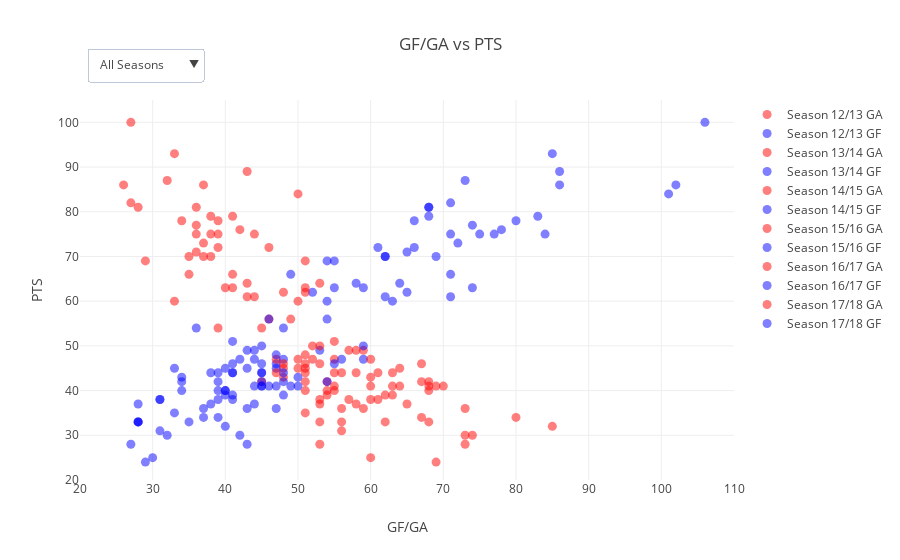

The notebook cell this image was saved under:
### Code cell
seasons = ['13', '14', '15', '16', '17', '18']
data = []
for season in seasons:
    season_data = dict(
            x = df.loc[df['Season'] == int(season),'GA'],
            y = df.loc[df['Season'] == int(season), 'PTS'],
            name = str('Season ' + str(int(season) - 1) + '/' + season + ' GA'),
            mode = 'markers',
            marker = dict(
                    size = 9,
                    color = 'red',
                    opacity = 0.5),
            text = df.loc[df['Season'] == int(season), 'Team'] + '<br>' + 'Season ' +
                str(int(season) - 1) + '/' + season + '<br>' +
                'Rank: ' + df.loc[df['Season'] == int(season), 'Rank'].apply(str) + '<br>'
                'GA: ' + df.loc[df['Season'] == int(season), 'GA'].apply(str),
            type = 'scatter',
            hoverinfo = 'text'
        )
    season_data2 = dict(
            x = df.loc[df['Season'] == int(season),'GF'],
            y = df.loc[df['Season'] == int(season), 'PTS'],
            name = str('Season ' + str(int(season) - 1) + '/' + season + ' GF'),
            mode = 'markers',
            marker = dict(
                size = 9,
                color = 'blue',
                opacity = 0.5),
            text = df.loc[df['Season'] == int(season), 'Team'] + '<br>' + 'Season ' +
                str(int(season) - 1) + '/' + season + '<br>' +
                'Rank: ' + df.loc[df['Season'] == int(season), 'Rank'].apply(str) + '<br>'
                'GF: ' + df.loc[df['Season'] == int(season), 'GF'].apply(str),
            type = 'scatter',
            hoverinfo = 'text'
        )
    data.append(season_data)
    data.append(season_data2)
    
layout = go.Layout(
    title = 'GF/GA vs PTS',
    yaxis = dict(
        title = 'PTS',
        range = [20, 105]
    ),
    xaxis = dict(
        title = 'GF/GA',
        range = [20, 110]
    ),
    hovermode = 'closest',

)

updatemenus = list([
    dict(
         buttons = list([
            dict(label = 'All Seasons',
                 method = 'update',
                 args = [{'visible': [1]}]),
            dict(label = 'Season 12/13',
                 method = 'update',
                 args = [{'visible': [True, True, False, False, False, False, False, False, False, False, False, False]}]),
            dict(label = 'Season 13/14',
                 method = 'update',
                 args = [{'visible': [False, False, True, True, False, False, False, False, False, False, False, False]}]),
             dict(label = 'Season 14/15',
                 method = 'update',
                 args = [{'visible': [False, False, False, False, True, True, False, False, False, False, False, False]}]),
             dict(label = 'Season 15/16',
                 method = 'update',
                 args = [{'visible': [False, False, False, False, False, False, True, True, False, False, False, False]}]),
             dict(label = 'Season 16/17',
                 method = 'update',
                 args = [{'visible': [False, False, False, False, False, False, False, False, True, True, False, False]}]),
             dict(label = 'Season 17/18',
                 method = 'update',
                 args = [{'visible': [False, False, False, False, False, False, False, False, False, False, True, True]}]),
            
        ]),
        # direction where the drop-down expands when opened
        direction = 'down',
        # positional arguments
        x = 0.01,
        xanchor = 'left',
        y = 1.05,
        yanchor = 'bottom',
       
    )
])

# assign the list of dictionaries to the layout dictionary
layout['updatemenus'] = updatemenus

fig = go.Figure(data=data, layout=layout)
iplot(fig)

### Figure 1 — Plotly figure (JSON) as saved in the notebook; plotly's stock layout.template omitted (floating-point values rounded to 4 significant figures)
{"data": [{"hoverinfo": "text", "marker": {"color": "red", "opacity": 0.5, "size": 9}, "mode": "markers", "name": "Season 12/13 GA", "text": ["Arsenal<br>Season 12/13<br>Rank: 4<br>GA: 37", "Aston Villa<br>Season 12/13<br>Rank: 15<br>GA: 69", "Chelsea<br>Season 12/13<br>Rank: 3<br>GA: 39", "Everton<br>Season 12/13<br>Rank: 6<br>GA: 40", "Fulham<br>Season 12/13<br>Rank: 12<br>GA: 60", "Liverpool<br>Season 12/13<br>Rank: 7<br>GA: 43", "Manchester City<br>Season 12/13<br>Rank: 2<br>GA: 34", "Manchester Utd<br>Season 12/13<br>Rank: 1<br>GA: 43", "Newcastle Utd<br>Season 12/13<br>Rank: 16<br>GA: 68", "Norwich City<br>Season 12/13<br>Rank: 11<br>GA: 58", "QP Rangers<br>Season 12/13<br>Rank: 20<br>GA: 60", "Reading<br>Season 12/13<br>Rank: 19<br>GA: 73", "Southampton<br>Season 12/13<br>Rank: 14<br>GA: 60", "Stoke City<br>Season 12/13<br>Rank: 13<br>GA: 45", "Sunderland<br>Season 12/13<br>Rank: 17<br>GA: 54", "Swansea City<br>Season 12/13<br>Rank: 9<br>GA: 51", "Tottenham<br>Season 12/13<br>Rank: 5<br>GA: 46", "West Bromwich<br>Season 12/13<br>Rank: 8<br>GA: 57", "West Ham Utd<br>Season 12/13<br>Rank: 10<br>GA: 53", "Wigan<br>Season 12/13<br>Rank: 18<br>GA: 73"], "type": "scatter", "uid": "01441988-d5bd-11e8-953d-acde48001122", "x": [37, 69, 39, 40, 60, 43, 34, 43, 68, 58, 60, 73, 60, 45, 54, 51, 46, 57, 53, 73], "y": [73, 41, 75, 63, 43, 61, 78, 89, 41, 44, 25, 28, 41, 42, 39, 46, 72, 49, 46, 36]}, {"hoverinfo": "text", "marker": {"color": "blue", "opacity": 0.5, "size": 9}, "mode": "markers", "name": "Season 12/13 GF", "text": ["Arsenal<br>Season 12/13<br>Rank: 4<br>GF: 72", "Aston Villa<br>Season 12/13<br>Rank: 15<br>GF: 47", "Chelsea<br>Season 12/13<br>Rank: 3<br>GF: 75", "Everton<br>Season 12/13<br>Rank: 6<br>GF: 55", "Fulham<br>Season 12/13<br>Rank: 12<br>GF: 50", "Liverpool<br>Season 12/13<br>Rank: 7<br>GF: 71", "Manchester City<br>Season 12/13<br>Rank: 2<br>GF: 66", "Manchester Utd<br>Season 12/13<br>Rank: 1<br>GF: 86", "Newcastle Utd<br>Season 12/13<br>Rank: 16<br>GF: 45", "Norwich City<br>Season 12/13<br>Rank: 11<br>GF: 41", "QP Rangers<br>Season 12/13<br>Rank: 20<br>GF: 30", "Reading<br>Season 12/13<br>Rank: 19<br>GF: 43", "Southampton<br>Season 12/13<br>Rank: 14<br>GF: 49", "Stoke City<br>Season 12/13<br>Rank: 13<br>GF: 34", "Sunderland<br>Season 12/13<br>Rank: 17<br>GF: 41", "Swansea City<br>Season 12/13<br>Rank: 9<br>GF: 47", "Tottenham<br>Season 12/13<br>Rank: 5<br>GF: 66", "West Bromwich<br>Season 12/13<br>Rank: 8<br>GF: 53", "West Ham Utd<br>Season 12/13<br>Rank: 10<br>GF: 45", "Wigan<br>Season 12/13<br>Rank: 18<br>GF: 47"], "type": "scatter", "uid": "01442806-d5bd-11e8-9a00-acde48001122", "x": [72, 47, 75, 55, 50, 71, 66, 86, 45, 41, 30, 43, 49, 34, 41, 47, 66, 53, 45, 47], "y": [73, 41, 75, 63, 43, 61, 78, 89, 41, 44, 25, 28, 41, 42, 39, 46, 72, 49, 46, 36]}, {"hoverinfo": "text", "marker": {"color": "red", "opacity": 0.5, "size": 9}, "mode": "markers", "name": "Season 13/14 GA", "text": ["Arsenal<br>Season 13/14<br>Rank: 4<br>GA: 41", "Aston Villa<br>Season 13/14<br>Rank: 15<br>GA: 61", "Cardiff City<br>Season 13/14<br>Rank: 20<br>GA: 74", "Chelsea<br>Season 13/14<br>Rank: 3<br>GA: 27", "Crystal Palace<br>Season 13/14<br>Rank: 11<br>GA: 48", "Everton<br>Season 13/14<br>Rank: 5<br>GA: 39", "Fulham<br>Season 13/14<br>Rank: 19<br>GA: 85", "Hull City<br>Season 13/14<br>Rank: 16<br>GA: 53", "Liverpool<br>Season 13/14<br>Rank: 2<br>GA: 50", "Manchester City<br>Season 13/14<br>Rank: 1<br>GA: 37", "Manchester Utd<br>Season 13/14<br>Rank: 7<br>GA: 43", "Newcastle Utd<br>Season 13/14<br>Rank: 10<br>GA: 59", "Norwich City<br>Season 13/14<br>Rank: 18<br>GA: 62", "Southampton<br>Season 13/14<br>Rank: 8<br>GA: 46", "Stoke City<br>Season 13/14<br>Rank: 9<br>GA: 52", "Sunderland<br>Season 13/14<br>Rank: 14<br>GA: 60", "Swansea City<br>Season 13/14<br>Rank: 12<br>GA: 54", "Tottenham<br>Season 13/14<br>Rank: 6<br>GA: 51", "West Bromwich<br>Season 13/14<br>Rank: 17<br>GA: 59", "West Ham Utd<br>Season 13/14<br>Rank: 13<br>GA: 51"], "type": "scatter", "uid": "014428e2-d5bd-11e8-915f-acde48001122", "x": [41, 61, 74, 27, 48, 39, 85, 53, 50, 37, 43, 59, 62, 46, 52, 60, 54, 51, 59, 51], "y": [79, 38, 30, 82, 45, 72, 32, 37, 84, 86, 64, 49, 33, 56, 50, 38, 42, 69, 36, 40]}, {"hoverinfo": "text", "marker": {"color": "blue", "opacity": 0.5, "size": 9}, "mode": "markers", "name": "Season 13/14 GF", "text": ["Arsenal<br>Season 13/14<br>Rank: 4<br>GF: 68", "Aston Villa<br>Season 13/14<br>Rank: 15<br>GF: 39", "Cardiff City<br>Season 13/14<br>Rank: 20<br>GF: 32", "Chelsea<br>Season 13/14<br>Rank: 3<br>GF: 71", "Crystal Palace<br>Season 13/14<br>Rank: 11<br>GF: 33", "Everton<br>Season 13/14<br>Rank: 5<br>GF: 61", "Fulham<br>Season 13/14<br>Rank: 19<br>GF: 40", "Hull City<br>Season 13/14<br>Rank: 16<br>GF: 38", "Liverpool<br>Season 13/14<br>Rank: 2<br>GF: 101", "Manchester City<br>Season 13/14<br>Rank: 1<br>GF: 102", "Manchester Utd<br>Season 13/14<br>Rank: 7<br>GF: 64", "Newcastle Utd<br>Season 13/14<br>Rank: 10<br>GF: 43", "Norwich City<br>Season 13/14<br>Rank: 18<br>GF: 28", "Southampton<br>Season 13/14<br>Rank: 8<br>GF: 54", "Stoke City<br>Season 13/14<br>Rank: 9<br>GF: 45", "Sunderland<br>Season 13/14<br>Rank: 14<br>GF: 41", "Swansea City<br>Season 13/14<br>Rank: 12<br>GF: 54", "Tottenham<br>Season 13/14<br>Rank: 6<br>GF: 55", "West Bromwich<br>Season 13/14<br>Rank: 17<br>GF: 43", "West Ham Utd<br>Season 13/14<br>Rank: 13<br>GF: 40"], "type": "scatter", "uid": "01442982-d5bd-11e8-a7d5-acde48001122", "x": [68, 39, 32, 71, 33, 61, 40, 38, 101, 102, 64, 43, 28, 54, 45, 41, 54, 55, 43, 40], "y": [79, 38, 30, 82, 45, 72, 32, 37, 84, 86, 64, 49, 33, 56, 50, 38, 42, 69, 36, 40]}, {"hoverinfo": "text", "marker": {"color": "red", "opacity": 0.5, "size": 9}, "mode": "markers", "name": "Season 14/15 GA", "text": ["Arsenal<br>Season 14/15<br>Rank: 3<br>GA: 36", "Aston Villa<br>Season 14/15<br>Rank: 17<br>GA: 57", "Burnley<br>Season 14/15<br>Rank: 19<br>GA: 53", "Chelsea<br>Season 14/15<br>Rank: 1<br>GA: 32", "Crystal Palace<br>Season 14/15<br>Rank: 10<br>GA: 51", "Everton<br>Season 14/15<br>Rank: 11<br>GA: 50", "Hull City<br>Season 14/15<br>Rank: 18<br>GA: 51", "Leicester City<br>Season 14/15<br>Rank: 14<br>GA: 55", "Liverpool<br>Season 14/15<br>Rank: 6<br>GA: 48", "Manchester City<br>Season 14/15<br>Rank: 2<br>GA: 38", "Manchester Utd<br>Season 14/15<br>Rank: 4<br>GA: 37", "Newcastle Utd<br>Season 14/15<br>Rank: 15<br>GA: 63", "QP Rangers<br>Season 14/15<br>Rank: 20<br>GA: 73", "Southampton<br>Season 14/15<br>Rank: 7<br>GA: 33", "Stoke City<br>Season 14/15<br>Rank: 9<br>GA: 45", "Sunderland<br>Season 14/15<br>Rank: 16<br>GA: 53", "Swansea City<br>Season 14/15<br>Rank: 8<br>GA: 49", "Tottenham<br>Season 14/15<br>Rank: 5<br>GA: 53", "West Bromwich<br>Season 14/15<br>Rank: 13<br>GA: 51", "West Ham Utd<br>Season 14/15<br>Rank: 12<br>GA: 47"], "type": "scatter", "uid": "01442a0c-d5bd-11e8-8981-acde48001122", "x": [36, 57, 53, 32, 51, 50, 51, 55, 48, 38, 37, 63, 73, 33, 45, 53, 49, 53, 51, 47], "y": [75, 38, 33, 87, 48, 47, 35, 41, 62, 79, 70, 39, 30, 60, 54, 38, 56, 64, 44, 47]}, {"hoverinfo": "text", "marker": {"color": "blue", "opacity": 0.5, "size": 9}, "mode": "markers", "name": "Season 14/15 GF", "text": ["Arsenal<br>Season 14/15<br>Rank: 3<br>GF: 71", "Aston Villa<br>Season 14/15<br>Rank: 17<br>GF: 31", "Burnley<br>Season 14/15<br>Rank: 19<br>GF: 28", "Chelsea<br>Season 14/15<br>Rank: 1<br>GF: 73", "Crystal Palace<br>Season 14/15<br>Rank: 10<br>GF: 47", "Everton<br>Season 14/15<br>Rank: 11<br>GF: 48", "Hull City<br>Season 14/15<br>Rank: 18<br>GF: 33", "Leicester City<br>Season 14/15<br>Rank: 14<br>GF: 46", "Liverpool<br>Season 14/15<br>Rank: 6<br>GF: 52", "Manchester City<br>Season 14/15<br>Rank: 2<br>GF: 83", "Manchester Utd<br>Season 14/15<br>Rank: 4<br>GF: 62", "Newcastle Utd<br>Season 14/15<br>Rank: 15<br>GF: 40", "QP Rangers<br>Season 14/15<br>Rank: 20<br>GF: 42", "Southampton<br>Season 14/15<br>Rank: 7<br>GF: 54", "Stoke City<br>Season 14/15<br>Rank: 9<br>GF: 48", "Sunderland<br>Season 14/15<br>Rank: 16<br>GF: 31", "Swansea City<br>Season 14/15<br>Rank: 8<br>GF: 46", "Tottenham<br>Season 14/15<br>Rank: 5<br>GF: 58", "West Bromwich<br>Season 14/15<br>Rank: 13<br>GF: 38", "West Ham Utd<br>Season 14/15<br>Rank: 12<br>GF: 44"], "type": "scatter", "uid": "01442a9a-d5bd-11e8-af1a-acde48001122", "x": [71, 31, 28, 73, 47, 48, 33, 46, 52, 83, 62, 40, 42, 54, 48, 31, 46, 58, 38, 44], "y": [75, 38, 33, 87, 48, 47, 35, 41, 62, 79, 70, 39, 30, 60, 54, 38, 56, 64, 44, 47]}, {"hoverinfo": "text", "marker": {"color": "red", "opacity": 0.5, "size": 9}, "mode": "markers", "name": "Season 15/16 GA", "text": ["Arsenal<br>Season 15/16<br>Rank: 2<br>GA: 36", "Aston Villa<br>Season 15/16<br>Rank: 20<br>GA: 76", "Bournemouth<br>Season 15/16<br>Rank: 16<br>GA: 67", "Chelsea<br>Season 15/16<br>Rank: 10<br>GA: 53", "Crystal Palace<br>Season 15/16<br>Rank: 15<br>GA: 51", "Everton<br>Season 15/16<br>Rank: 11<br>GA: 55", "Leicester City<br>Season 15/16<br>Rank: 1<br>GA: 36", "Liverpool<br>Season 15/16<br>Rank: 8<br>GA: 50", "Manchester City<br>Season 15/16<br>Rank: 4<br>GA: 41", "Manchester Utd<br>Season 15/16<br>Rank: 5<br>GA: 35", "Newcastle Utd<br>Season 15/16<br>Rank: 18<br>GA: 65", "Norwich City<br>Season 15/16<br>Rank: 19<br>GA: 67", "Southampton<br>Season 15/16<br>Rank: 6<br>GA: 41", "Stoke City<br>Season 15/16<br>Rank: 9<br>GA: 55", "Sunderland<br>Season 15/16<br>Rank: 17<br>GA: 62", "Swansea City<br>Season 15/16<br>Rank: 12<br>GA: 52", "Tottenham<br>Season 15/16<br>Rank: 3<br>GA: 35", "Watford<br>Season 15/16<br>Rank: 13<br>GA: 50", "West Bromwich<br>Season 15/16<br>Rank: 14<br>GA: 48", "West Ham Utd<br>Season 15/16<br>Rank: 7<br>GA: 51"], "type": "scatter", "uid": "01442b1c-d5bd-11e8-9ed0-acde48001122", "x": [36, 76, 67, 53, 51, 55, 36, 50, 41, 35, 65, 67, 41, 55, 62, 52, 35, 50, 48, 51], "y": [71, 17, 42, 50, 42, 47, 81, 60, 66, 66, 37, 34, 63, 51, 39, 47, 70, 45, 43, 62]}, {"hoverinfo": "text", "marker": {"color": "blue", "opacity": 0.5, "size": 9}, "mode": "markers", "name": "Season 15/16 GF", "text": ["Arsenal<br>Season 15/16<br>Rank: 2<br>GF: 65", "Aston Villa<br>Season 15/16<br>Rank: 20<br>GF: 27", "Bournemouth<br>Season 15/16<br>Rank: 16<br>GF: 45", "Chelsea<br>Season 15/16<br>Rank: 10<br>GF: 59", "Crystal Palace<br>Season 15/16<br>Rank: 15<br>GF: 39", "Everton<br>Season 15/16<br>Rank: 11<br>GF: 59", "Leicester City<br>Season 15/16<br>Rank: 1<br>GF: 68", "Liverpool<br>Season 15/16<br>Rank: 8<br>GF: 63", "Manchester City<br>Season 15/16<br>Rank: 4<br>GF: 71", "Manchester Utd<br>Season 15/16<br>Rank: 5<br>GF: 49", "Newcastle Utd<br>Season 15/16<br>Rank: 18<br>GF: 44", "Norwich City<br>Season 15/16<br>Rank: 19<br>GF: 39", "Southampton<br>Season 15/16<br>Rank: 6<br>GF: 59", "Stoke City<br>Season 15/16<br>Rank: 9<br>GF: 41", "Sunderland<br>Season 15/16<br>Rank: 17<br>GF: 48", "Swansea City<br>Season 15/16<br>Rank: 12<br>GF: 42", "Tottenham<br>Season 15/16<br>Rank: 3<br>GF: 69", "Watford<br>Season 15/16<br>Rank: 13<br>GF: 40", "West Bromwich<br>Season 15/16<br>Rank: 14<br>GF: 34", "West Ham Utd<br>Season 15/16<br>Rank: 7<br>GF: 65"], "type": "scatter", "uid": "01442ba8-d5bd-11e8-a9d3-acde48001122", "x": [65, 27, 45, 59, 39, 59, 68, 63, 71, 49, 44, 39, 59, 41, 48, 42, 69, 40, 34, 65], "y": [71, 17, 42, 50, 42, 47, 81, 60, 66, 66, 37, 34, 63, 51, 39, 47, 70, 45, 43, 62]}, {"hoverinfo": "text", "marker": {"color": "red", "opacity": 0.5, "size": 9}, "mode": "markers", "name": "Season 16/17 GA", "text": ["Arsenal<br>Season 16/17<br>Rank: 5<br>GA: 44", "Bournemouth<br>Season 16/17<br>Rank: 9<br>GA: 67", "Burnley<br>Season 16/17<br>Rank: 16<br>GA: 55", "Chelsea<br>Season 16/17<br>Rank: 1<br>GA: 33", "Crystal Palace<br>Season 16/17<br>Rank: 14<br>GA: 63", "Everton<br>Season 16/17<br>Rank: 7<br>GA: 44", "Hull City<br>Season 16/17<br>Rank: 18<br>GA: 80", "Leicester City<br>Season 16/17<br>Rank: 12<br>GA: 63", "Liverpool<br>Season 16/17<br>Rank: 4<br>GA: 42", "Manchester City<br>Season 16/17<br>Rank: 3<br>GA: 39", "Manchester Utd<br>Season 16/17<br>Rank: 6<br>GA: 29", "Middlesbrough<br>Season 16/17<br>Rank: 19<br>GA: 53", "Southampton<br>Season 16/17<br>Rank: 8<br>GA: 48", "Stoke City<br>Season 16/17<br>Rank: 13<br>GA: 56", "Sunderland<br>Season 16/17<br>Rank: 20<br>GA: 69", "Swansea City<br>Season 16/17<br>Rank: 15<br>GA: 70", "Tottenham<br>Season 16/17<br>Rank: 2<br>GA: 26", "Watford<br>Season 16/17<br>Rank: 17<br>GA: 68", "West Bromwich<br>Season 16/17<br>Rank: 10<br>GA: 51", "West Ham Utd<br>Season 16/17<br>Rank: 11<br>GA: 64"], "type": "scatter", "uid": "01442c28-d5bd-11e8-afdc-acde48001122", "x": [44, 67, 55, 33, 63, 44, 80, 63, 42, 39, 29, 53, 48, 56, 69, 70, 26, 68, 51, 64], "y": [75, 46, 40, 93, 41, 61, 34, 44, 76, 78, 69, 28, 46, 44, 24, 41, 86, 40, 45, 45]}, {"hoverinfo": "text", "marker": {"color": "blue", "opacity": 0.5, "size": 9}, "mode": "markers", "name": "Season 16/17 GF", "text": ["Arsenal<br>Season 16/17<br>Rank: 5<br>GF: 77", "Bournemouth<br>Season 16/17<br>Rank: 9<br>GF: 55", "Burnley<br>Season 16/17<br>Rank: 16<br>GF: 39", "Chelsea<br>Season 16/17<br>Rank: 1<br>GF: 85", "Crystal Palace<br>Season 16/17<br>Rank: 14<br>GF: 50", "Everton<br>Season 16/17<br>Rank: 7<br>GF: 62", "Hull City<br>Season 16/17<br>Rank: 18<br>GF: 37", "Leicester City<br>Season 16/17<br>Rank: 12<br>GF: 48", "Liverpool<br>Season 16/17<br>Rank: 4<br>GF: 78", "Manchester City<br>Season 16/17<br>Rank: 3<br>GF: 80", "Manchester Utd<br>Season 16/17<br>Rank: 6<br>GF: 54", "Middlesbrough<br>Season 16/17<br>Rank: 19<br>GF: 27", "Southampton<br>Season 16/17<br>Rank: 8<br>GF: 41", "Stoke City<br>Season 16/17<br>Rank: 13<br>GF: 41", "Sunderland<br>Season 16/17<br>Rank: 20<br>GF: 29", "Swansea City<br>Season 16/17<br>Rank: 15<br>GF: 45", "Tottenham<br>Season 16/17<br>Rank: 2<br>GF: 86", "Watford<br>Season 16/17<br>Rank: 17<br>GF: 40", "West Bromwich<br>Season 16/17<br>Rank: 10<br>GF: 43", "West Ham Utd<br>Season 16/17<br>Rank: 11<br>GF: 47"], "type": "scatter", "uid": "01442ca2-d5bd-11e8-9eca-acde48001122", "x": [77, 55, 39, 85, 50, 62, 37, 48, 78, 80, 54, 27, 41, 41, 29, 45, 86, 40, 43, 47], "y": [75, 46, 40, 93, 41, 61, 34, 44, 76, 78, 69, 28, 46, 44, 24, 41, 86, 40, 45, 45]}, {"hoverinfo": "text", "marker": {"color": "red", "opacity": 0.5, "size": 9}, "mode": "markers", "name": "Season 17/18 GA", "text": ["Arsenal<br>Season 17/18<br>Rank: 6<br>GA: 51", "Bournemouth<br>Season 17/18<br>Rank: 12<br>GA: 61", "Brighton & Hove<br>Season 17/18<br>Rank: 15<br>GA: 54", "Burnley<br>Season 17/18<br>Rank: 7<br>GA: 39", "Chelsea<br>Season 17/18<br>Rank: 5<br>GA: 38", "Crystal Palace<br>Season 17/18<br>Rank: 11<br>GA: 55", "Everton<br>Season 17/18<br>Rank: 8<br>GA: 58", "Huddersfield<br>Season 17/18<br>Rank: 16<br>GA: 58", "Leicester City<br>Season 17/18<br>Rank: 9<br>GA: 60", "Liverpool<br>Season 17/18<br>Rank: 4<br>GA: 38", "Manchester City<br>Season 17/18<br>Rank: 1<br>GA: 27", "Manchester Utd<br>Season 17/18<br>Rank: 2<br>GA: 28", "Newcastle Utd<br>Season 17/18<br>Rank: 10<br>GA: 47", "Southampton<br>Season 17/18<br>Rank: 17<br>GA: 56", "Stoke City<br>Season 17/18<br>Rank: 19<br>GA: 68", "Swansea City<br>Season 17/18<br>Rank: 18<br>GA: 56", "Tottenham<br>Season 17/18<br>Rank: 3<br>GA: 36", "Watford<br>Season 17/18<br>Rank: 14<br>GA: 64", "West Bromwich<br>Season 17/18<br>Rank: 20<br>GA: 56", "West Ham Utd<br>Season 17/18<br>Rank: 13<br>GA: 68"], "type": "scatter", "uid": "01442d2e-d5bd-11e8-83b5-acde48001122", "x": [51, 61, 54, 39, 38, 55, 58, 58, 60, 38, 27, 28, 47, 56, 68, 56, 36, 64, 56, 68], "y": [63, 44, 40, 54, 70, 44, 49, 37, 47, 75, 100, 81, 44, 36, 33, 33, 77, 41, 31, 42]}, {"hoverinfo": "text", "marker": {"color": "blue", "opacity": 0.5, "size": 9}, "mode": "markers", "name": "Season 17/18 GF", "text": ["Arsenal<br>Season 17/18<br>Rank: 6<br>GF: 74", "Bournemouth<br>Season 17/18<br>Rank: 12<br>GF: 45", "Brighton & Hove<br>Season 17/18<br>Rank: 15<br>GF: 34", "Burnley<br>Season 17/18<br>Rank: 7<br>GF: 36", "Chelsea<br>Season 17/18<br>Rank: 5<br>GF: 62", "Crystal Palace<br>Season 17/18<br>Rank: 11<br>GF: 45", "Everton<br>Season 17/18<br>Rank: 8<br>GF: 44", "Huddersfield<br>Season 17/18<br>Rank: 16<br>GF: 28", "Leicester City<br>Season 17/18<br>Rank: 9<br>GF: 56", "Liverpool<br>Season 17/18<br>Rank: 4<br>GF: 84", "Manchester City<br>Season 17/18<br>Rank: 1<br>GF: 106", "Manchester Utd<br>Season 17/18<br>Rank: 2<br>GF: 68", "Newcastle Utd<br>Season 17/18<br>Rank: 10<br>GF: 39", "Southampton<br>Season 17/18<br>Rank: 17<br>GF: 37", "Stoke City<br>Season 17/18<br>Rank: 19<br>GF: 35", "Swansea City<br>Season 17/18<br>Rank: 18<br>GF: 28", "Tottenham<br>Season 17/18<br>Rank: 3<br>GF: 74", "Watford<br>Season 17/18<br>Rank: 14<br>GF: 44", "West Bromwich<br>Season 17/18<br>Rank: 20<br>GF: 31", "West Ham Utd<br>Season 17/18<br>Rank: 13<br>GF: 48"], "type": "scatter", "uid": "01442da6-d5bd-11e8-a7bc-acde48001122", "x": [74, 45, 34, 36, 62, 45, 44, 28, 56, 84, 106, 68, 39, 37, 35, 28, 74, 44, 31, 48], "y": [63, 44, 40, 54, 70, 44, 49, 37, 47, 75, 100, 81, 44, 36, 33, 33, 77, 41, 31, 42]}], "layout": {"hovermode": "closest", "title": "GF/GA vs PTS", "updatemenus": [{"buttons": [{"args": [{"visible": [1]}], "label": "All Seasons", "method": "update"}, {"args": [{"visible": [true, true, false, false, false, false, false, false, false, false, false, false]}], "label": "Season 12/13", "method": "update"}, {"args": [{"visible": [false, false, true, true, false, false, false, false, false, false, false, false]}], "label": "Season 13/14", "method": "update"}, {"args": [{"visible": [false, false, false, false, true, true, false, false, false, false, false, false]}], "label": "Season 14/15", "method": "update"}, {"args": [{"visible": [false, false, false, false, false, false, true, true, false, false, false, false]}], "label": "Season 15/16", "method": "update"}, {"args": [{"visible": [false, false, false, false, false, false, false, false, true, true, false, false]}], "label": "Season 16/17", "method": "update"}, {"args": [{"visible": [false, false, false, false, false, false, false, false, false, false, true, true]}], "label": "Season 17/18", "method": "update"}], "direction": "down", "x": 0.01, "xanchor": "left", "y": 1.05, "yanchor": "bottom"}], "xaxis": {"range": [20, 110], "title": "GF/GA"}, "yaxis": {"range": [20, 105], "title": "PTS"}}}
